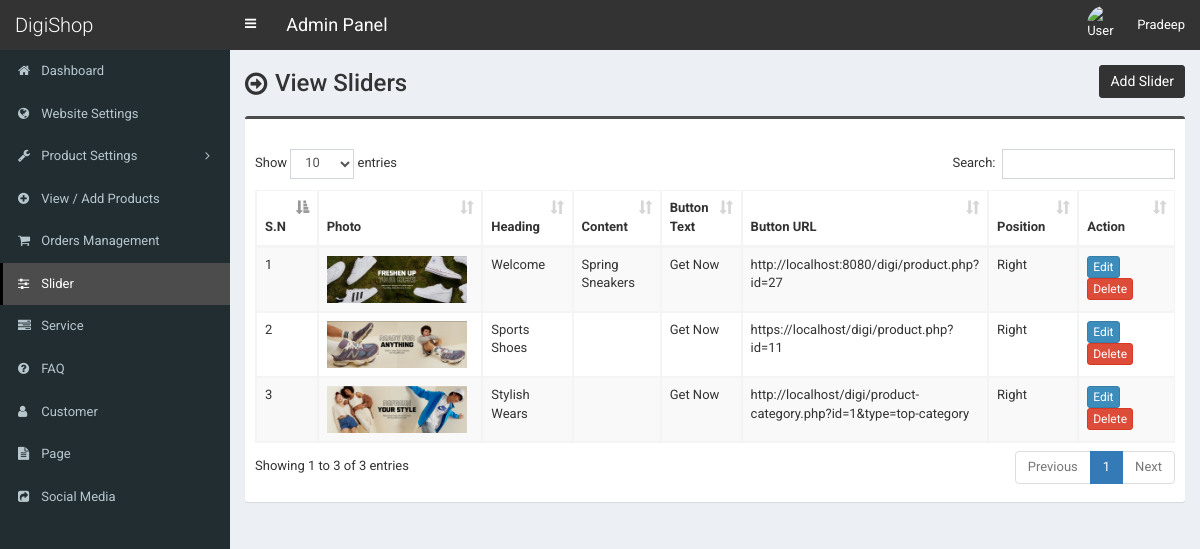
Screenshot of /admin/slider.php (signed in) with the database file from the repository.
### tables this page shows
CREATE TABLE `tbl_slider` (
  `id` int(11) NOT NULL,
  `photo` varchar(255) NOT NULL,
  `heading` varchar(255) NOT NULL,
  `content` text NOT NULL,
  `button_text` varchar(255) NOT NULL,
  `button_url` varchar(255) NOT NULL,
  `position` varchar(255) NOT NULL
);

### admin/slider.php (the view, shortened to what this page needs)
<?php require_once('header.php'); ?>
<section class="content-header">
	<div class="content-header-left">
		<h1>View Sliders</h1>
	</div>
	<div class="content-header-right">
		<a href="slider-add.php" class="btn btn-primary btn-sm">Add Slider</a>
	</div>
</section>
<section class="content">
	<div class="row">
		<div class="col-md-12">
			<div class="box box-info">
				<div class="box-body table-responsive">
					<table id="example1" class="table table-bordered table-striped">
						<thead>
							<tr>
								<th>S.N</th>
								<th>Photo</th>
								<th>Heading</th>
								<th>Content</th>
								<th>Button Text</th>
								<th>Button URL</th>
								<th>Position</th>
								<th width="140">Action</th>
							</tr>
						</thead>
						<tbody>
							<?php
							$i=0;
							$statement = $pdo->prepare("SELECT
														id,
														photo,
														heading,
														content,
														button_text,
														button_url,
														position
							                           	FROM tbl_slider
							                           	");
							$statement->execute();
							$result = $statement->fetchAll(PDO::FETCH_ASSOC);
							foreach ($result as $row) {
								$i++;
								?>
								<tr>
									<td><?php echo $i; ?></td>
									<td style="width:150px;"><img src="../assets/uploads/<?php echo $row['photo']; ?>" alt="<?php echo $row['heading']; ?>" style="width:140px;"></td>
									<td><?php echo $row['heading']; ?></td>
									<td><?php echo $row['content']; ?></td>
									<td><?php echo $row['button_text']; ?></td>
									<td><?php echo $row['button_url']; ?></td>
									<td><?php echo $row['position']; ?></td>
									<td>
										<a href="slider-edit.php?id=<?php echo $row['id']; ?>" class="btn btn-primary btn-xs">Edit</a>
										<a href="#" class="btn btn-danger btn-xs" data-href="slider-delete.php?id=<?php echo $row['id']; ?>" data-toggle="modal" data-target="#confirm-delete">Delete</a>
									</td>
								</tr>
								<?php
							}
							?>
						</tbody>
					</table>
				</div>
			</div>
		</div>
	</div>
</section>
<?php require_once('footer.php'); ?>

### admin/style.css (style rules this page uses)
body { font-size: 13px; font-family: 'Roboto', sans-serif; }
.content-header>h1, .content-header .content-header-left h1 { font-family: 'Roboto', sans-serif; }
.box-info { padding-top: 20px; }
.content-header { overflow: hidden; }
.content-header .content-header-left { float: left; padding-top: 5px; }
.content-header .content-header-right { float: right; }
.content-header .content-header-left h1 { margin-top: 0; margin-bottom: 0; padding-left: 30px; padding-bottom: 5px; font-size: 24px; position: relative; }
.content-header .content-header-left h1:before { position: absolute; top: 0; left: 0; font-family: 'FontAwesome', sans-serif; font-size: 26px; content: '\f18e'; }
.content-header .content-header-right a { position: relative; font-size: 14px; }
.box.box-info { border-top-color: #4c4c4c; }
.content-header .content-header-right a { background-color: #333333; border-color: #333333; }

### rows the page displays
tbl_slider: photo (picture), heading "Welcome", content "Spring Sneakers", button_text "Get Now", button_url "http://localhost:8080/digi/product.php?id=27", position "Right"
tbl_slider: photo (picture), heading "Sports Shoes", button_text "Get Now", button_url "https://localhost/digi/product.php?id=11", position "Right"
tbl_slider: photo (picture), heading "Stylish Wears", button_text "Get Now", button_url "http://localhost/digi/product-category.php?id=1&type=top-category", position "Right"

### other values shown
$_SESSION['user']['full_name'] "Pradeep"
